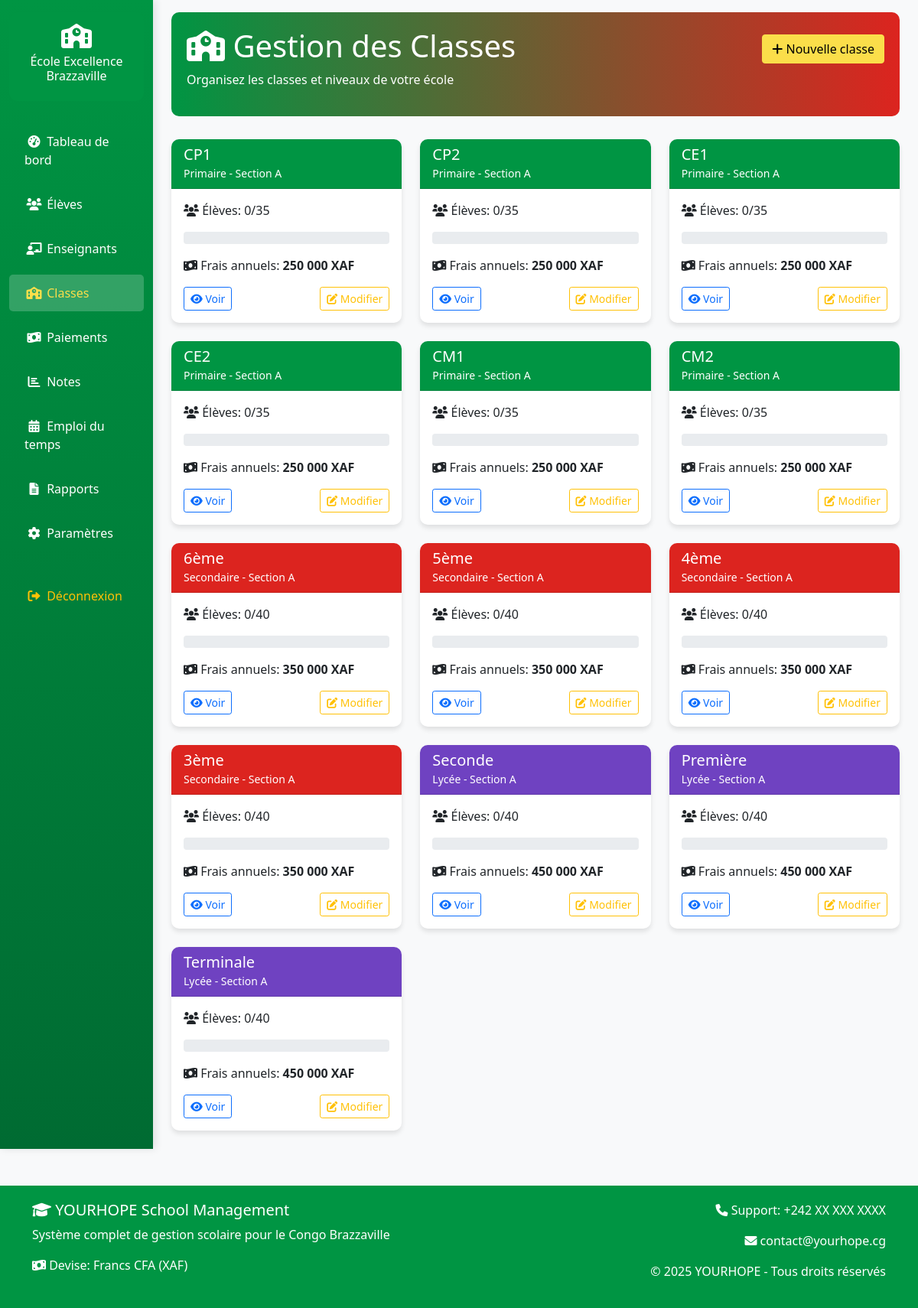
Screenshot of /classes.php (signed in) with the database file from the repository.
### tables this page shows
CREATE TABLE classes (
    id INT PRIMARY KEY AUTO_INCREMENT,
    school_id INT,
    class_name VARCHAR(50) NOT NULL,
    level ENUM('Maternelle', 'Primaire', 'Secondaire', 'Lycée') NOT NULL,
    section VARCHAR(50),
    max_students INT DEFAULT 40,
    annual_fee DECIMAL(12,2) DEFAULT 0,
    created_at TIMESTAMP DEFAULT CURRENT_TIMESTAMP,
    FOREIGN KEY (school_id) REFERENCES schools(id)
);

### classes.php (the view, shortened to what this page needs)
<?php
require_once 'includes/header.php';
?>
<div class="container-fluid">
    <div class="row">
        <?php require_once 'includes/sidebar.php'; ?>
        <main class="col-md-9 ms-sm-auto col-lg-10 px-md-4">
            <div class="page-header mt-3">
                <div class="d-flex justify-content-between align-items-center">
                    <h1><i class="fas fa-school"></i> Gestion des Classes</h1>
                    <button class="btn btn-secondary" data-bs-toggle="modal" data-bs-target="#addClassModal">
                        <i class="fas fa-plus"></i> Nouvelle classe
                    </button>
                </div>
                <p>Organisez les classes et niveaux de votre école</p>
            </div>
            <div class="row">
                <?php
                $database = new Database();
                $db = $database->getConnection();
                $query = "SELECT c.*, COUNT(s.id) as student_count
                         FROM classes c
                         LEFT JOIN students s ON c.id = s.class_id AND s.status = 'active'
                         WHERE c.school_id = :school_id
                         GROUP BY c.id";
                $stmt = $db->prepare($query);
                $stmt->bindParam(':school_id', $_SESSION['school_id']);
                $stmt->execute();
                while ($row = $stmt->fetch(PDO::FETCH_ASSOC)) {
                ?>
                <div class="col-md-4 mb-4">
                    <div class="card">
                        <div class="card-header" style="background-color: <?php
                            echo $row['level'] == 'Maternelle' ? '#FFD700' :
                                 ($row['level'] == 'Primaire' ? '#009543' :
                                 ($row['level'] == 'Secondaire' ? '#DC241F' : '#6F42C1'));
                        ?>; color: white;">
                            <h5 class="mb-0"><?php echo $row['class_name']; ?></h5>
                            <small><?php echo $row['level']; ?> - Section <?php echo $row['section']; ?></small>
                        </div>
                        <div class="card-body">
                            <p><i class="fas fa-users"></i> Élèves: <?php echo $row['student_count']; ?>/<?php echo $row['max_students']; ?></p>
                            <div class="progress mb-3">
                            </div>
                            <p><i class="fas fa-money-bill-wave"></i> Frais annuels:
                               <strong><?php echo number_format($row['annual_fee'], 0, ',', ' '); ?> XAF</strong></p>
                            <div class="d-flex justify-content-between">
                                <button class="btn btn-sm btn-outline-primary">
                                    <i class="fas fa-eye"></i> Voir
                                </button>
                                <button class="btn btn-sm btn-outline-warning">
                                    <i class="fas fa-edit"></i> Modifier
                                </button>
                            </div>
                        </div>
                    </div>
                </div>
                <?php } ?>
            </div>
        </main>
    </div>
</div>
<?php require_once 'includes/footer.php'; ?>

### header.php (shortened to what this page needs)
<!DOCTYPE html>
<html lang="fr">
<head>
    <link href="https://cdn.jsdelivr.net/npm/bootstrap@5.1.3/dist/css/bootstrap.min.css" rel="stylesheet">
    <link rel="stylesheet" href="https://cdnjs.cloudflare.com/ajax/libs/font-awesome/6.0.0/css/all.min.css">
</head>
<body>

### sidebar.php (shortened to what this page needs)
<div class="col-md-3 col-lg-2 sidebar d-md-block collapse">
    <div class="position-sticky pt-3">
        <div class="text-center mb-4">
            <?php if(isset($_SESSION['school_logo']) && !empty($_SESSION['school_logo'])): ?>
                <img src="<?php echo $_SESSION['school_logo']; ?>" alt="Logo École" class="school-logo mb-2">
            <?php else: ?>
                <div style="background: var(--primary); color: white; padding: 15px; border-radius: 10px;">
                    <i class="fas fa-school fa-2x mb-2"></i>
                    <h6><?php echo $_SESSION['school_name'] ?? 'Votre École'; ?></h6>
                </div>
            <?php endif; ?>
        </div>
        <ul class="nav flex-column">
            <li class="nav-item">
                <a class="nav-link <?php echo basename($_SERVER['PHP_SELF']) == 'index.php' ? 'active' : ''; ?>" href="index.php">
                    <i class="fas fa-tachometer-alt"></i> Tableau de bord
                </a>
            </li>
            <li class="nav-item">
                <a class="nav-link <?php echo basename($_SERVER['PHP_SELF']) == 'students.php' ? 'active' : ''; ?>" href="students.php">
                    <i class="fas fa-users"></i> Élèves
                </a>
            </li>
            <li class="nav-item">
                <a class="nav-link <?php echo basename($_SERVER['PHP_SELF']) == 'teachers.php' ? 'active' : ''; ?>" href="teachers.php">
                    <i class="fas fa-chalkboard-teacher"></i> Enseignants
                </a>
            </li>
            <li class="nav-item">
                <a class="nav-link <?php echo basename($_SERVER['PHP_SELF']) == 'classes.php' ? 'active' : ''; ?>" href="classes.php">
                    <i class="fas fa-school"></i> Classes
                </a>
            </li>
            <li class="nav-item">
                <a class="nav-link <?php echo basename($_SERVER['PHP_SELF']) == 'payments.php' ? 'active' : ''; ?>" href="payments.php">
                    <i class="fas fa-money-bill-wave"></i> Paiements
                </a>
            </li>
            <li class="nav-item">
                <a class="nav-link <?php echo basename($_SERVER['PHP_SELF']) == 'grades.php' ? 'active' : ''; ?>" href="grades.php">
                    <i class="fas fa-chart-bar"></i> Notes
                </a>
            </li>
            <li class="nav-item">
                <a class="nav-link <?php echo basename($_SERVER['PHP_SELF']) == 'schedule.php' ? 'active' : ''; ?>" href="schedule.php">
                    <i class="fas fa-calendar-alt"></i> Emploi du temps
                </a>
            </li>
            <li class="nav-item">
                <a class="nav-link <?php echo basename($_SERVER['PHP_SELF']) == 'reports.php' ? 'active' : ''; ?>" href="reports.php">
                    <i class="fas fa-file-alt"></i> Rapports
                </a>
            </li>
            <li class="nav-item">
                <a class="nav-link <?php echo basename($_SERVER['PHP_SELF']) == 'settings.php' ? 'active' : ''; ?>" href="settings.php">
                    <i class="fas fa-cog"></i> Paramètres
                </a>
            </li>
            <li class="nav-item mt-4">
                <a class="nav-link text-warning" href="logout.php">
                    <i class="fas fa-sign-out-alt"></i> Déconnexion
                </a>
            </li>
        </ul>
    </div>
</div>

### footer.php (shortened to what this page needs)
<footer class="footer mt-5">
    <div class="container">
        <div class="row">
            <div class="col-md-6">
                <h5><i class="fas fa-graduation-cap"></i> YOURHOPE School Management</h5>
                <p>Système complet de gestion scolaire pour le Congo Brazzaville</p>
                <p><i class="fas fa-money-bill-wave"></i> Devise: Francs CFA (XAF)</p>
            </div>
            <div class="col-md-6 text-end">
                <p><i class="fas fa-phone"></i> Support: +242 XX XXX XXXX</p>
                <p><i class="fas fa-envelope"></i> contact@yourhope.cg</p>
                <p>© <?php echo date('Y'); ?> YOURHOPE - Tous droits réservés</p>
            </div>
        </div>
    </div>
</footer>
</body>
</html>

### header.php (style rules this page uses)
:root { --congo-green: #009543; --congo-yellow: #FBDE4A; --congo-red: #DC241F; --primary: var(--congo-green); --secondary: var(--congo-yellow); --accent: var(--congo-red); }
body { font-family: 'Segoe UI', Tahoma, Geneva, Verdana, sans-serif; background-color: #f8f9fa; }
.btn-secondary { background-color: var(--secondary); border-color: var(--secondary); color: #000; }
.sidebar { background: linear-gradient(180deg, var(--primary) 0%, #006b32 100%); min-height: 100vh; box-shadow: 3px 0 10px rgba(0,0,0,0.1); }
.sidebar .nav-link { color: white; padding: 12px 20px; margin: 5px 0; border-radius: 5px; transition: all 0.3s; }
.sidebar .nav-link:hover, .sidebar .nav-link.active { background-color: rgba(255,255,255,0.2); color: var(--congo-yellow); }
.sidebar .nav-link i { width: 25px; text-align: center; }
.card { border-radius: 10px; border: none; box-shadow: 0 4px 6px rgba(0,0,0,0.1); transition: transform 0.3s; }
.card-header { background-color: var(--primary); color: white; border-radius: 10px 10px 0 0 !important; }
.page-header { background: linear-gradient(90deg, var(--primary), var(--congo-red)); color: white; padding: 20px; border-radius: 10px; margin-bottom: 30px; }
.footer { background-color: var(--primary); color: white; padding: 20px 0; margin-top: 40px; }

### rows the page displays
classes: class_name "CP1", level "Primaire", section "A", student_count "0", max_students "35", annual_fee "250 000"
classes: class_name "CP2", level "Primaire", section "A", student_count "0", max_students "35", annual_fee "250 000"
classes: class_name "CE1", level "Primaire", section "A", student_count "0", max_students "35", annual_fee "250 000"
classes: class_name "CE2", level "Primaire", section "A", student_count "0", max_students "35", annual_fee "250 000"
classes: class_name "CM1", level "Primaire", section "A", student_count "0", max_students "35", annual_fee "250 000"
classes: class_name "CM2", level "Primaire", section "A", student_count "0", max_students "35", annual_fee "250 000"
classes: class_name "6ème", level "Secondaire", section "A", student_count "0", max_students "40", annual_fee "350 000"
classes: class_name "5ème", level "Secondaire", section "A", student_count "0", max_students "40", annual_fee "350 000"
classes: class_name "4ème", level "Secondaire", section "A", student_count "0", max_students "40", annual_fee "350 000"
classes: class_name "3ème", level "Secondaire", section "A", student_count "0", max_students "40", annual_fee "350 000"
classes: class_name "Seconde", level "Lycée", section "A", student_count "0", max_students "40", annual_fee "450 000"
classes: class_name "Première", level "Lycée", section "A", student_count "0", max_students "40", annual_fee "450 000"
classes: class_name "Terminale", level "Lycée", section "A", student_count "0", max_students "40", annual_fee "450 000"

### other values shown
$_SESSION['school_name'] "École Excellence Brazzaville"
